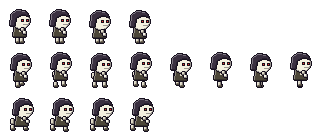
#> input picture game/assets/images/actors/archer.png, 320 x 132 px
$ python remove_checker_bg.py ../assets/images/actors/archer.png out.png out.png
#> lines starting #> are read from the running program, lines starting #| are printed output that depends on the picture; after the words box and inside, x2 and y2 are one past the last pixel; in counts of white or black regions, pixels touching at a corner belong together
# Tách súng khỏi nền ô caro GIẢ (vẽ thẳng vào ảnh AI).
#  1) Dựng ranh giới hàng/cột ô caro từ chính ảnh (lưới gần đều 8.53px nhưng có chỗ lệch).
#  2) Ô "nền thật" = ô đồng màu (đen ~0 hoặc xám ~74) VÀ xen kẽ màu với ô bên cạnh (mảng phẳng trong súng không xen kẽ).
#  3) Ô lẫn súng: đoán màu nền của ô từ ô nền kế bên, pixel nào khớp màu đó là nền.
#  4) Lấp lỗ, giữ mảng lớn, thêm viền đen.
import sys
import numpy as np
from PIL import Image
from scipy import ndimage as ndi

CELL = 1024 / 120

def boundaries(profile_list, n_max, period=CELL):
    pts = sorted(set(p for prof in profile_list for p in prof))
    merged = []
    for p in pts:
        if merged and p - merged[-1] <= 2: merged[-1] = (merged[-1] + p) / 2
        else: merged.append(p)
    out = [0.0]
    for p in merged:
        while p - out[-1] > period * 1.5: out.append(out[-1] + period)
        if p - out[-1] > period * 0.5: out.append(float(p))
    while n_max - out[-1] > period * 0.5: out.append(out[-1] + period)
    out.append(float(n_max))
    return np.array(out)

def transitions(line):
    v = (line > 36).astype(int)
    return [i for i in range(1, len(v)) if v[i] != v[i - 1]]

def segment(path, tol=13):
#> called with path = '../assets/images/actors/archer.png', tol = 13
    a = np.asarray(Image.open(path).convert("RGB")).astype(np.int16)
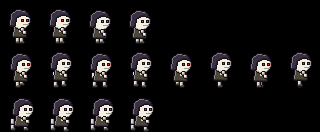
#> a: shape (132, 320, 3) int16; mean R, G, B 21, 19.5, 20
    H, W, _ = a.shape
#> H = 132; W = 320
    v = a.mean(2); chroma = a.max(2) - a.min(2)
#> after `chroma = a.max(2) - a.min(2)`:
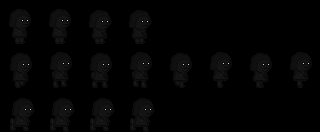
#> chroma: shape (132, 320) int16; min 0, max 207, mean 3.4
    xb = boundaries([transitions(v[y]) for y in (2, 4, H - 3, H - 5)], W)
#> in transitions, `v = (line > 36).astype(int)`: v = 320 values from 0 to 0
#> in boundaries, `pts = sorted(set(p for prof in profile_list for p in prof))`: pts = [11, 14, 15, 24, 27, 28, 51, 54, 55, 64, 67, 68, 91, 94, 95, 104, 107, 108, 131, 134, 135, 144, 147, 148]
#> the loop in boundaries, `for p in pts:` made 24 passes
#> p on passes 1 to 12: 11, 14, 15, 24, 27, 28, 51, 54, 55, 64, 67, 68
#> after the loop in boundaries, `for p in pts:`: merged = [11, 14.5, 24, 27.5, 51, 54.5, 64, 67.5, 91, 94.5, 104, 107.5, 131, 134.5, 144, 147.5]
#> the loop in boundaries, `for p in merged:` made 16 passes
#> p on passes 1 to 12: 11, 14.5, 24, 27.5, 51, 54.5, 64, 67.5, 91, 94.5, 104, 107.5
#> after the loop in boundaries, `for p in merged:`: out = [0, 11, 19.53, 24, 32.53, 41.07, 51, 59.53, 64, 72.53, 81.07, 91, 99.53, 104, 112.5, 121.1, 131, 139.5, 144]
#> the loop in boundaries, `while n_max - out[-1] > period * 0.5: out.append(out[-1] + period)` made 21 passes
#> after the loop in boundaries, `while n_max - out[-1] > period * 0.5: out.append(out[-1] + period)`: out = 40 values from 0 to 323.2
#> xb = 41 values, max 323.2 at index 39, min 0 at index 0, mean 163.8
    yb = boundaries([transitions(v[:, x]) for x in (2, 4, W - 3, W - 5)], H)
#> the loop in boundaries (call 2), `while n_max - out[-1] > period * 0.5: out.append(out[-1] + period)` made 15 passes
#> yb = 17 values from 0 to 132
    nx, ny = len(xb) - 1, len(yb) - 1
#> nx = 40; ny = 16
    mean = np.zeros((ny, nx)); std = np.full((ny, nx), 99.0); chm = np.zeros((ny, nx))
    for j in range(ny):
        y0, y1 = int(round(yb[j])) + 2, int(round(yb[j + 1])) - 1
        for i in range(nx):
            x0, x1 = int(round(xb[i])) + 2, int(round(xb[i + 1])) - 1
            if y1 - y0 < 2 or x1 - x0 < 2: continue
            blk = v[y0:y1, x0:x1]
            mean[j, i] = blk.mean(); std[j, i] = blk.std(); chm[j, i] = chroma[y0:y1, x0:x1].mean()
#> this loop made 16 passes
#> (y0, y1) on passes 1 to 12: (2, 8), (11, 16), (19, 25), (28, 33), (36, 42), (45, 50), (53, 59), (62, 67), (70, 76), (79, 84), (87, 93), (96, 101)
    uni = (std < 5.5) & (chm < 12)
    typ = np.full((ny, nx), -1)
    typ[uni & (mean < 24)] = 0
    typ[uni & (mean > 50) & (mean < 100)] = 1
    conf = np.full((ny, nx), -1)
    for j in range(ny):
        for i in range(nx):
            t = typ[j, i]
            if t < 0: continue
            opp = same = 0
            for dj, di in ((0, 1), (0, -1), (1, 0), (-1, 0)):
                jj, ii = j + dj, i + di
                if 0 <= jj < ny and 0 <= ii < nx and typ[jj, ii] >= 0:
                    if typ[jj, ii] == t: same += 1
                    else: opp += 1
            if opp >= 2 and same <= 1: conf[j, i] = t
            elif opp >= 1 and same == 0 and (j in (0, ny - 1) or i in (0, nx - 1)): conf[j, i] = t
    exp_t = conf.copy().astype(float); exp_l = mean.copy()
    for j in range(ny):
        for i in range(nx):
            if conf[j, i] >= 0: continue
            v0, v1 = [], []
            for dj, di, flip in ((0, 1, 1), (0, -1, 1), (1, 0, 1), (-1, 0, 1), (1, 1, 0), (1, -1, 0), (-1, 1, 0), (-1, -1, 0)):
                jj, ii = j + dj, i + di
                if 0 <= jj < ny and 0 <= ii < nx and conf[jj, ii] >= 0:
                    t = conf[jj, ii] ^ flip
                    (v0 if t == 0 else v1).append(mean[jj, ii] if conf[jj, ii] == t else None)
            if not v0 and not v1: exp_t[j, i] = -2; continue
            t = 0 if len(v0) >= len(v1) else 1
            ls = [x for x in (v0 if t == 0 else v1) if x is not None]
            exp_t[j, i] = t; exp_l[j, i] = np.median(ls) if ls else (4.0 if t == 0 else 74.0)
    ci = np.clip(np.searchsorted(xb, np.arange(W), side="right") - 1, 0, nx - 1)
#> ci = 320 values from 0 to 38
    cj = np.clip(np.searchsorted(yb, np.arange(H), side="right") - 1, 0, ny - 1)
#> cj = 132 values from 0 to 15
    CI, CJ = np.meshgrid(ci, cj)
    et = exp_t[CJ, CI]; el = exp_l[CJ, CI]
#> after `et = exp_t[CJ, CI]`: et: shape (132, 320) float64; every value is -2
#> after `el = exp_l[CJ, CI]`:
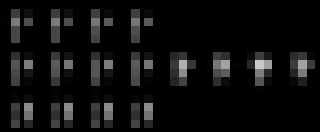
#> el: shape (132, 320) float64; min 0, max 201.9, mean 14.5
    dx = np.minimum(np.arange(W) - xb[ci], xb[ci + 1] - np.arange(W))
#> dx = 320 values, max 5 at index 5, min 0 at index 0, mean 2.13
    dy = np.minimum(np.arange(H) - yb[cj], yb[cj + 1] - np.arange(H))
#> dy = 132 values, max 4.27 at index 64, min 0 at index 0, mean 2.1
    edge = (dx[None, :] < 1.4) | (dy[:, None] < 1.4)
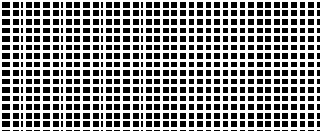
#> edge: shape (132, 320) bool; 56.2% white; 624 black regions (114 under 20 px), largest, box (x1, y1, x2, y2) and area: (2, 2, 10, 8) 48, (2, 10, 10, 16) 48, (2, 19, 10, 25) 48
    neutral = chroma < 14
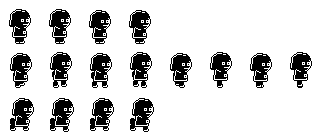
#> neutral: shape (132, 320) bool; 83% white; 64 black regions (48 under 20 px), largest, box (x1, y1, x2, y2) and area: (50, 98, 74, 132) 472, (130, 98, 154, 132) 472, (10, 98, 34, 131) 467
    band = ((np.arange(H) >= 38) & (np.arange(H) <= 52))[:, None]   # dải mờ chạy ngang ảnh (ảnh AI) làm ô xám tối đi
    lowb = np.where((et == 1) & band, el * 0.55 - tol, el - tol)
    bg = neutral & (et >= 0) & (((v > lowb) & (v < el + tol)) | (edge & (v < 100)))
#> bg: shape (132, 320) bool; every value is 0
    bg |= conf[CJ, CI] >= 0
    # dải xám đặc (~28) cao 8px chạy ngang ảnh ở y=41..50 (lỗi của ảnh AI)
    yy = np.arange(H)[:, None]
#> yy = 132 values from 0 to 131
    bg |= neutral & (yy >= 41) & (yy <= 50) & (v >= 10) & (v <= 42)
    fg = ndi.binary_opening(~bg, np.ones((2, 2)))
#> fg: shape (132, 320) bool; every value is 1
    return a, v, fg, bg, conf[CJ, CI] >= 0

def cleanup(a, v, fg, bg, bgconf, min_area=120):
#> called with min_area = 120
    m0 = ndi.binary_closing(fg, np.ones((3, 3)), iterations=2)
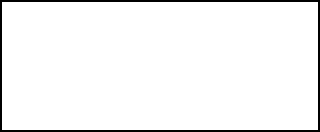
#> m0: shape (132, 320) bool; 95.8% white; 1 black region, box (x1, y1, x2, y2) and area: (0, 0, 320, 132) 1792
    m = ndi.binary_fill_holes(m0)
    # lỗ hở THẬT của súng (khe cò, khung đầu ngắm): vùng kín có chứa ô nền chắc chắn -> trả lại trong suốt
    holes = m & ~m0
    hl, hn = ndi.label(holes)
#> hl: shape (132, 320) int32; every value is 0
#> hn = 0
    for k in range(1, hn + 1):
        r = hl == k
        if (r & bgconf).sum() >= 10: m &= ~r
    lab, n = ndi.label(m)
#> n = 1
    sizes = ndi.sum(m, lab, range(1, n + 1))
#> sizes = [40448]
    m = np.isin(lab, [i + 1 for i, s in enumerate(sizes) if s >= min_area])
    ring = ndi.binary_dilation(m, iterations=2) & ~m
#> ring: shape (132, 320) bool; 4.2% white; 1 white region, box (x1, y1, x2, y2) and area: (0, 0, 320, 132) 1780
    m = m | (ring & (v < 30))
#> m: shape (132, 320) bool; 100% white; black in thin lines or dots
    return m

if __name__ == "__main__":
    a, v, fg, bg, bgconf = segment(sys.argv[1])
    m = cleanup(a, v, fg, bg, bgconf)
    out = np.dstack([a.astype(np.uint8), (m * 255).astype(np.uint8)])
    Image.fromarray(out, "RGBA").save(sys.argv[2])
    prev = Image.new("RGBA", (a.shape[1], a.shape[0]), (200, 60, 160, 255))
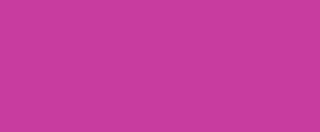
#> prev: PIL image 320x132 RGBA; mean R, G, B, A 200, 60, 160, 255
    prev.alpha_composite(Image.fromarray(out, "RGBA"))
    prev.convert("RGB").save(sys.argv[3])

$ run again, on game/assets/images/actors/dangkhoa.png
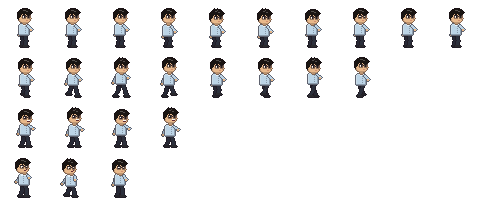
#> input picture game/assets/images/actors/dangkhoa.png, 480 x 200 px
#> in transitions, `v = (line > 36).astype(int)`: v = 480 values from 0 to 0
#> pts = [18, 23, 24, 29, 64, 70, 72, 77, 115, 119, 120, 125]
#> the loop in boundaries, `for p in pts:` made 12 passes
#> p on passes 1 to 8: 18, 23, 24, 29, 64, 70, 72, 77
#> after the loop in boundaries, `for p in pts:`: merged = [18, 23.5, 29, 64, 71, 77, 115, 119.5, 125]
#> the loop in boundaries, `for p in merged:` made 9 passes
#> p on passes 1 to 8: 18, 23.5, 29, 64, 71, 77, 115, 119.5
#> after the loop in boundaries, `for p in merged:`: out = [0, 8.53, 18, 23.5, 29, 37.53, 46.07, 54.6, 64, 71, 77, 85.53, 94.07, 102.6, 115, 119.5, 125]
#> the loop in boundaries, `while n_max - out[-1] > period * 0.5: out.append(out[-1] + period)` made 42 passes
#> after the loop in boundaries, `while n_max - out[-1] > period * 0.5: out.append(out[-1] + period)`: out = 59 values from 0 to 483.4
#> xb = 60 values, max 483.4 at index 58, min 0 at index 0, mean 241.8
#> the loop in boundaries (call 2), `while n_max - out[-1] > period * 0.5: out.append(out[-1] + period)` made 23 passes
#> yb = 25 values from 0 to 200
#> nx = 59; ny = 24
#> the loop in segment, `for j in range(ny):` made 24 passes
#> (y0, y1) on passes 1 to 8: (2, 8), (11, 16), (19, 25), (28, 33), (36, 42), (45, 50), (53, 59), (62, 67)
#> uni: shape (24, 59) bool; 72.9% white; black in thin lines or dots
#> ci = 480 values from 0 to 57
#> cj = 200 values from 0 to 23
#> et: shape (200, 480) float64; every value is -2
#> dx = 480 values, max 6 at index 109, min 0 at index 0, mean 2.12
#> dy = 200 values, max 4.27 at index 64, min 0 at index 0, mean 2.11
#> edge: shape (200, 480) bool; 55.9% white; 1392 black regions (196 under 20 px), largest, box (x1, y1, x2, y2) and area: (104, 2, 114, 8) 60, (104, 10, 114, 16) 60, (104, 19, 114, 25) 60
#> neutral: shape (200, 480) bool; 92.5% white; 29 black regions (2 under 20 px), largest, box (x1, y1, x2, y2) and area: (66, 114, 85, 145) 299, (162, 114, 181, 145) 299, (17, 115, 36, 145) 292
#> fg: shape (200, 480) bool; 99.7% white; black in thin lines or dots, all inside (x1, y1, x2, y2) = (19, 41, 462, 48)
#> in cleanup, `m0 = ndi.binary_closing(fg, np.ones((3, 3)), iterations=2)`:
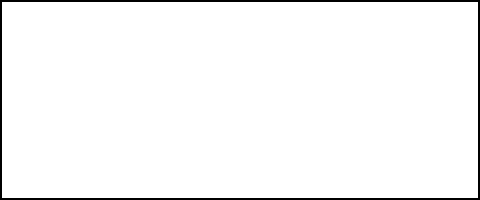
#> m0: shape (200, 480) bool; 97.2% white; 1 black region, box (x1, y1, x2, y2) and area: (0, 0, 480, 200) 2704
#> hl: shape (200, 480) int32; every value is 0
#> hn = 0
#> n = 1
#> sizes = [93296]
#> ring: shape (200, 480) bool; 2.8% white; 1 white region, box (x1, y1, x2, y2) and area: (0, 0, 480, 200) 2692
#> m: shape (200, 480) bool; 100% white; black in thin lines or dots
